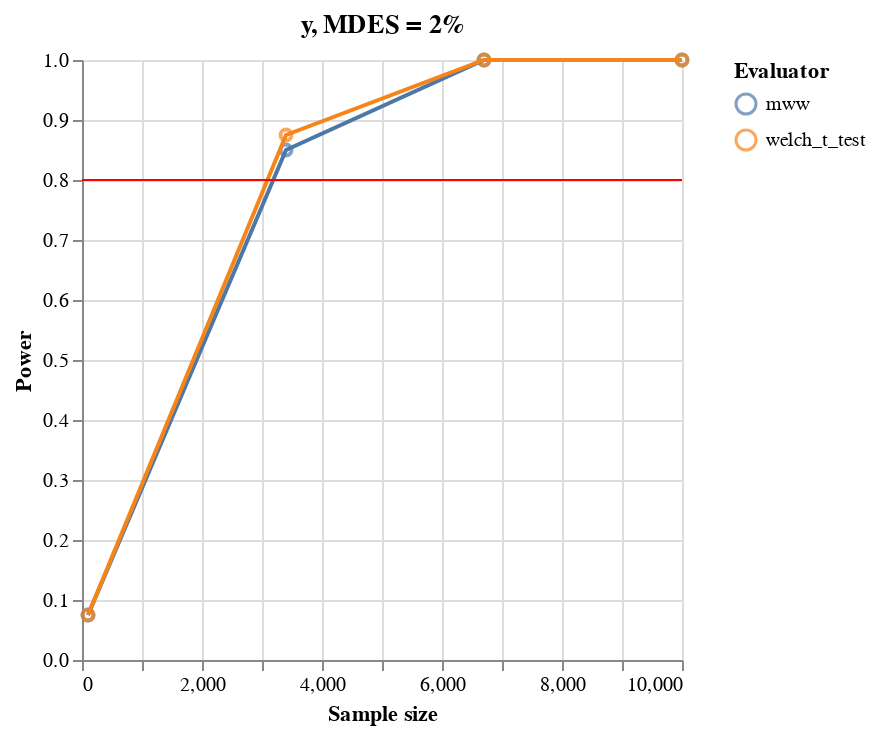

Notebook source saved alongside this figure:
### Code cell
eval = ro.Simulator(
    df=df,
    metrics=['y'],
    evaluators=[welch_t_test, mww],
    sample_min=100,
    sample_max=10_000,
    num_steps=4,
    mdes=[0.02],
    num_runs=40,
    verbose=True,
)
result = eval.run()
result.plot().display()

### Figure 1 — Vega-Lite specification as saved in the notebook (floating-point values rounded to 4 significant figures)
{"config": {"view": {"continuousWidth": 300, "continuousHeight": 300}}, "vconcat": [{"layer": [{"mark": {"type": "point"}, "encoding": {"color": {"field": "evaluator", "legend": {"title": "Evaluator"}, "type": "nominal"}, "x": {"axis": {"title": "Sample size"}, "field": "sample_size", "type": "quantitative"}, "y": {"axis": {"title": "Power"}, "field": "power", "type": "quantitative"}}}, {"mark": {"type": "line"}, "encoding": {"color": {"field": "evaluator", "legend": {"title": "Evaluator"}, "type": "nominal"}, "x": {"axis": {"title": "Sample size"}, "field": "sample_size", "type": "quantitative"}, "y": {"axis": {"title": "Power"}, "field": "power", "type": "quantitative"}}, "transform": [{"loess": "power", "on": "sample_size", "groupby": ["evaluator"]}]}, {"data": {"name": "data-5b672ad3d4117d93a45b38a530bbe167"}, "mark": {"type": "rule", "color": "red"}, "encoding": {"y": {"axis": {"title": ""}, "field": "a", "type": "quantitative"}}, "transform": [{"calculate": "0.8", "as": "a"}]}], "title": "y, MDES = 2%"}], "data": {"name": "data-5b672ad3d4117d93a45b38a530bbe167"}, "$schema": "https://vega.github.io/schema/vega-lite/v5.17.0.json", "datasets": {"data-5b672ad3d4117d93a45b38a530bbe167": [{"metric": "y", "evaluator": "mww", "sample_size": 100, "mdes": 0.02, "power": 0.075}, {"metric": "y", "evaluator": "mww", "sample_size": 3400, "mdes": 0.02, "power": 0.85}, {"metric": "y", "evaluator": "mww", "sample_size": 6700, "mdes": 0.02, "power": 1.0}, {"metric": "y", "evaluator": "mww", "sample_size": 10000, "mdes": 0.02, "power": 1.0}, {"metric": "y", "evaluator": "welch_t_test", "sample_size": 100, "mdes": 0.02, "power": 0.075}, {"metric": "y", "evaluator": "welch_t_test", "sample_size": 3400, "mdes": 0.02, "power": 0.875}, {"metric": "y", "evaluator": "welch_t_test", "sample_size": 6700, "mdes": 0.02, "power": 1.0}, {"metric": "y", "evaluator": "welch_t_test", "sample_size": 10000, "mdes": 0.02, "power": 1.0}]}}
